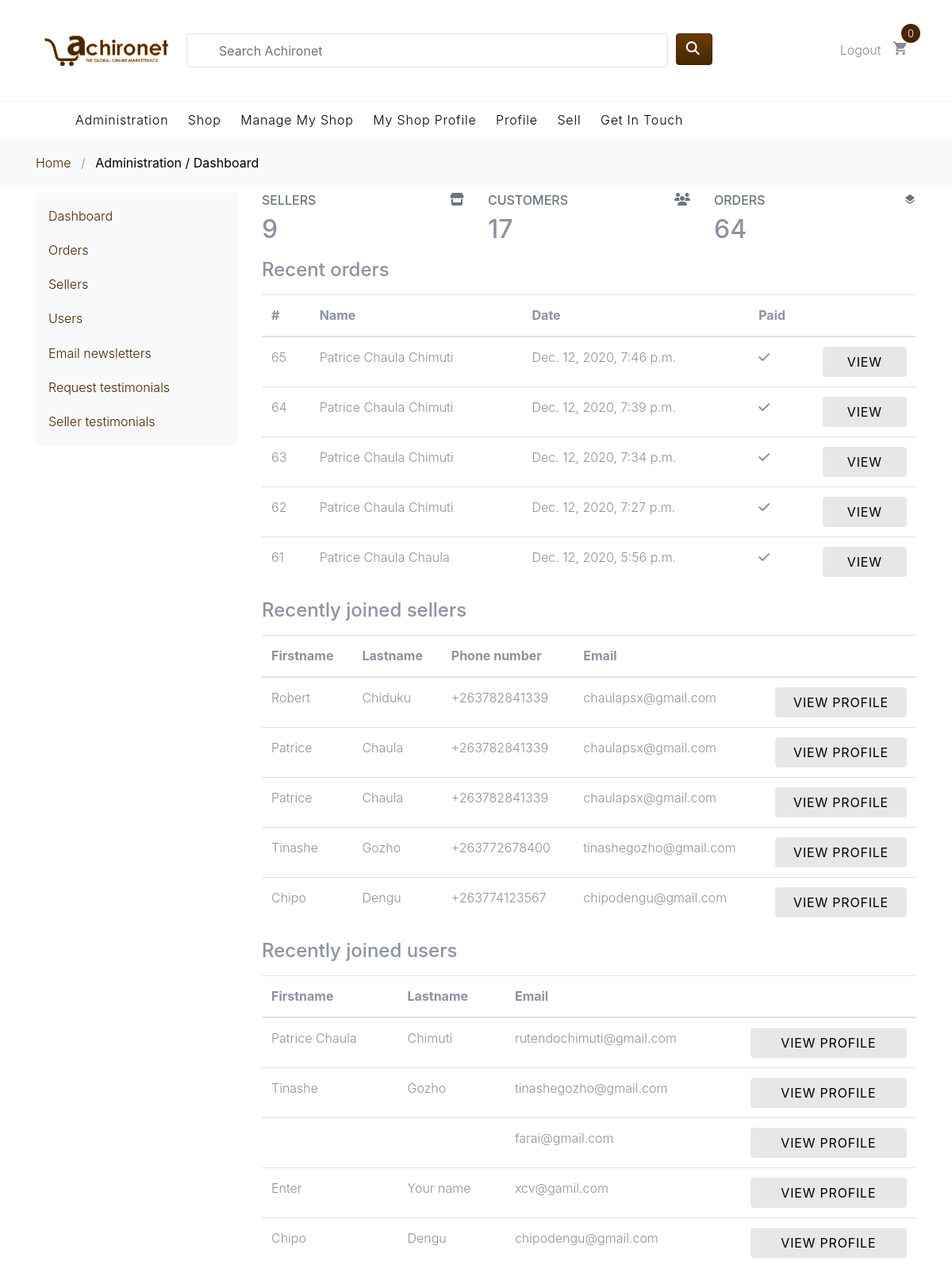
The page /admin-dashboard/ (signed in, upper part) on the database as committed earlier.
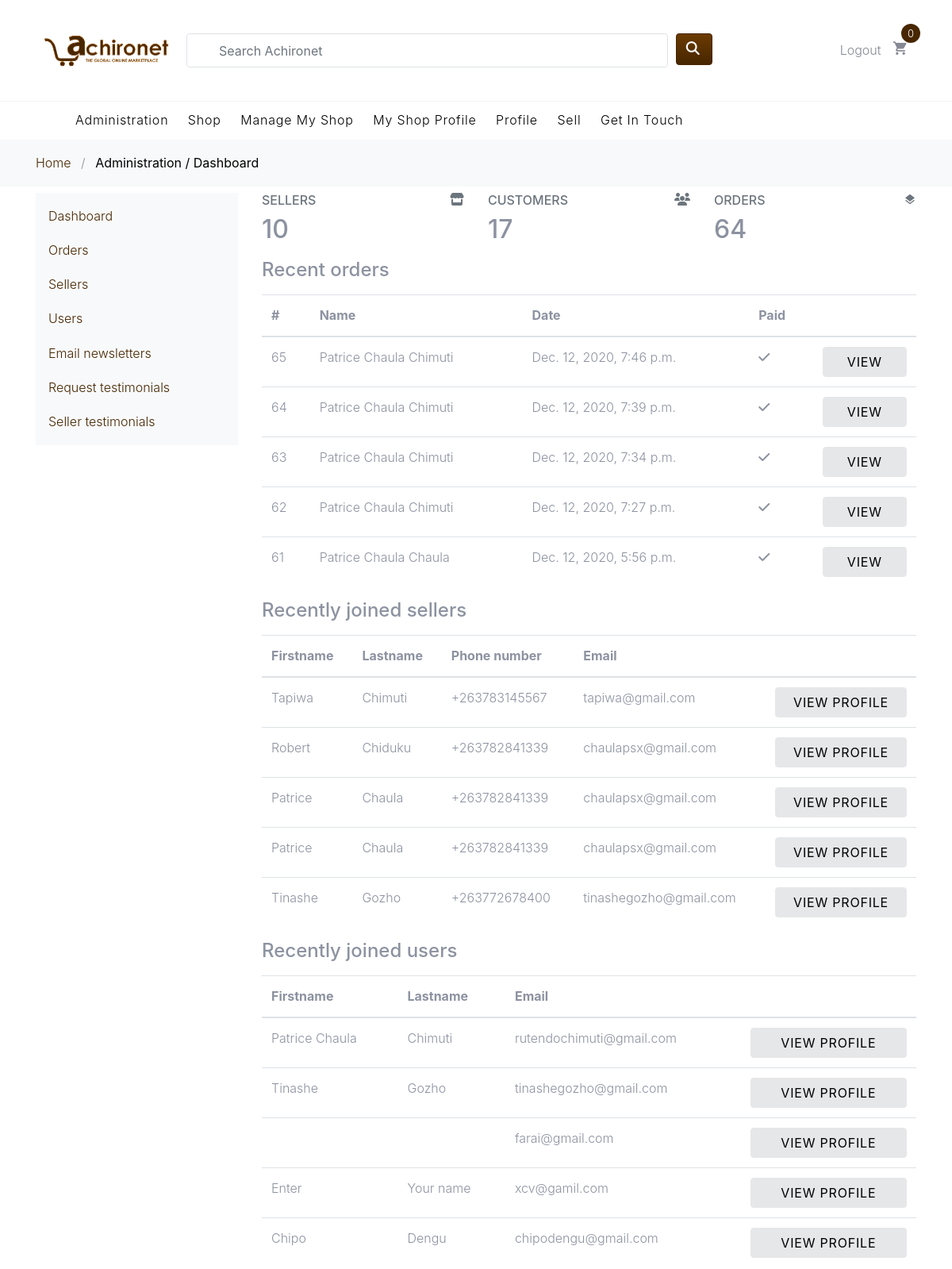
The same page on the database as committed later.
### order/models.py (models this page shows, shortened)
class Order(models.Model):
    created = models.DateTimeField(auto_now_add=True)
    updated = models.DateTimeField(auto_now=True)
    name = models.CharField(max_length=90)
    paid = models.BooleanField(default=False)
    profile = models.ForeignKey(
        Profile, related_name='orders', on_delete=models.SET_NULL, blank=True, null=True)
    seller = models.ManyToManyField(SellerProfile, related_name='customer_orders', blank=True)
    payment = models.ForeignKey('Payment', on_delete=models.SET_NULL, blank=True, null=True)
    shipped = models.BooleanField(default=False)
    delivered = models.BooleanField(default=False)
    class Meta:
        ordering = ('-created',)

### users/models.py (models this page shows, shortened)
class Profile(models.Model):
    firstname = models.CharField(max_length=45)
    lastname = models.CharField(max_length=45)
    profile_picture = models.OneToOneField(
        "Photo", null=True, blank=True, on_delete=models.SET_NULL)
    user = models.OneToOneField(
        User, null=True, blank=True, on_delete=models.CASCADE)

class SellerProfile(models.Model):
    user = models.OneToOneField(
        User, null=True, blank=True, on_delete=models.CASCADE)
    tradename = models.CharField(max_length=45)
    firstname = models.CharField(max_length=45)
    lastname = models.CharField(max_length=45)
    company_name = models.CharField(max_length=90, blank=True)
    website = models.URLField(max_length=200, blank=True)
    phone_number = PhoneNumberField()
    email = models.EmailField(max_length=254)
    city = models.CharField(max_length=45)
    country = models.CharField(max_length=90)
    state = models.CharField(max_length=90)
    address = models.CharField(max_length=255)
    review_group = models.ForeignKey(
        'RequestReviewGroup', null=True, blank=True, on_delete=models.SET_NULL)
    brand_logo = models.OneToOneField(
        "Photo", null=True, blank=True, on_delete=models.SET_NULL)
    created = models.DateTimeField(auto_now_add=True)

class User(AbstractUser):
    is_seller = models.BooleanField('Seller status', default=False)

### achironet_admin/views.py (the view)
# urls.py: path("", views.dashboard, name="dashboard"),
@login_required(login_url="/accounts/login")
def dashboard(request):
    if not request.user.is_superuser:
        return redirect("achironet_admin:http_404_not_available")
    context = {
        "sellers_count": SellerProfile.objects.all().count(),
        "sellers": SellerProfile.objects.all().order_by('-created')[:5],
        "customers_count": Profile.objects.all().count(),
        "customers": Profile.objects.all().order_by('-pk')[:5],
        "orders_count": Order.objects.all().count(),
        "orders": Order.objects.all().order_by('-created')[:5],
    }
    return render(request, "achironet_admin/dashboard.html", context)

### achironet_admin/templates/achironet_admin/dashboard.html (shortened to what the changed rows need)
{% extends "./base.html" %}
{% load static %}
{% load crispy_forms_tags %}
{% block content %}
<div class="container">
    <div class="row py-2">
        <div class="col-md-9">
            <div class="row">
                <div class="col-sm-4">
                    <div class="card-box tilebox-one"><i class="fas fa-store float-right text-muted"></i>
                        <h6 class="text-muted text-uppercase mt-0">Sellers</h6>
                        <h2 class="" data-plugin="counterup">{{sellers_count}}</h2></div>
                </div>
                <div class="col-sm-4">
                    <div class="card-box tilebox-one"><i class="fas fa-users float-right text-muted"></i>
                        <h2 class=""><span data-plugin="counterup">{{customers_count}}</span></h2></div>
                </div>
                <div class="col-sm-4">
                    <div class="card-box tilebox-one"><i class="icon-layers float-right text-muted"></i>
                        <h2 class=""><span data-plugin="counterup">{{orders_count}}</span></h2></div>
                </div>
            </div>
            <div class="card-box" style="margin-top:10px">
                <div class="table-responsive">
                    <table class="table">
                        <thead>
                            <tr>
                                <th>#</th>
                                <th>Name</th>
                                <th>Date</th>
                                <th>Paid</th>
                                <th>&nbsp;</th>
                            </tr>
                        </thead>
                        <tbody>
                            {% for order in orders %}
                            <tr>
                                <td>{{order.pk}}</td>
                                <td>{{order.profile.firstname}} {{order.profile.lastname}} </td>
                                <td>{{order.created}}</td>
                                <td><span class="label label-info">
                                   {% if order.paid %}
                                   <i class="fas fa-check"></i>
                                   {% else %}
                                   <i class="fas fa-times"></i>
                                   {% endif %}
                                </span></td>
                                <td><a class="btn btn-secondary btn-block" href="{% url 'achironet_admin:order_view' order.pk %}">View</a></td>
                            </tr>
                            {% endfor %}
                        </tbody>
                    </table>
                </div>
            </div>
            <div class="card-box">
                <div class="table-responsive">
                    <table class="table">
                        <thead>
                            <tr>
                                <th>Firstname</th>
                                <th>Lastname</th>
                                <th>Phone number</th>
                                <th>Email</th>
                                <th>&nbsp;</th>
                            </tr>
                        </thead>
                        <tbody>
                            <tr>
                                {% for seller in sellers %}
                                <td>{{seller.firstname}}</td>
                                <td>{{seller.lastname}}</td>
                                <td>{{seller.phone_number}}</td>
                                <td>{{seller.email}}</td>
                                <td><a class="btn btn-secondary btn-block" href="{% url 'users:seller-profile' seller.pk %}">View profile</a></td>
                            </tr>
                            {% endfor %}
                        </tbody>
                    </table>
                </div>
            </div>
            <div class="card-box">
                <div class="table-responsive">
                    <table class="table">
                        <thead>
                            <tr>
                                <th>Firstname</th>
                                <th>Lastname</th>
                                <th>Email</th>
                                <th>&nbsp;</th>
                            </tr>
                        </thead>
                        <tbody>
                            <tr>
                                {% for customer in customers %}
                                <td>{{customer.firstname}}</td>
                                <td>{{customer.lastname}}</td>
                                <td>{{customer.user.email}}</td>
                                <td><a class="btn btn-secondary btn-block" href="{% url 'users:profile' customer.pk %}">View profile</a></td>
                            </tr>
                            {% endfor %}
                        </tbody>
                    </table>
                </div>
            </div>
        </div>
    </div>
</div>
{% endblock %}

Rows that differ between the two databases and show on the page:
no longer on this page (row unchanged): SellerProfile: firstname "Chipo", lastname "Dengu", phone_number "+263774123567", email "chipodengu@gmail.com"
added SellerProfile: firstname "Tapiwa", lastname "Chimuti", phone_number "+263783145567", email "tapiwa@gmail.com"
Other text that changed with them:
{{ sellers_count }}: "9" → "10"
